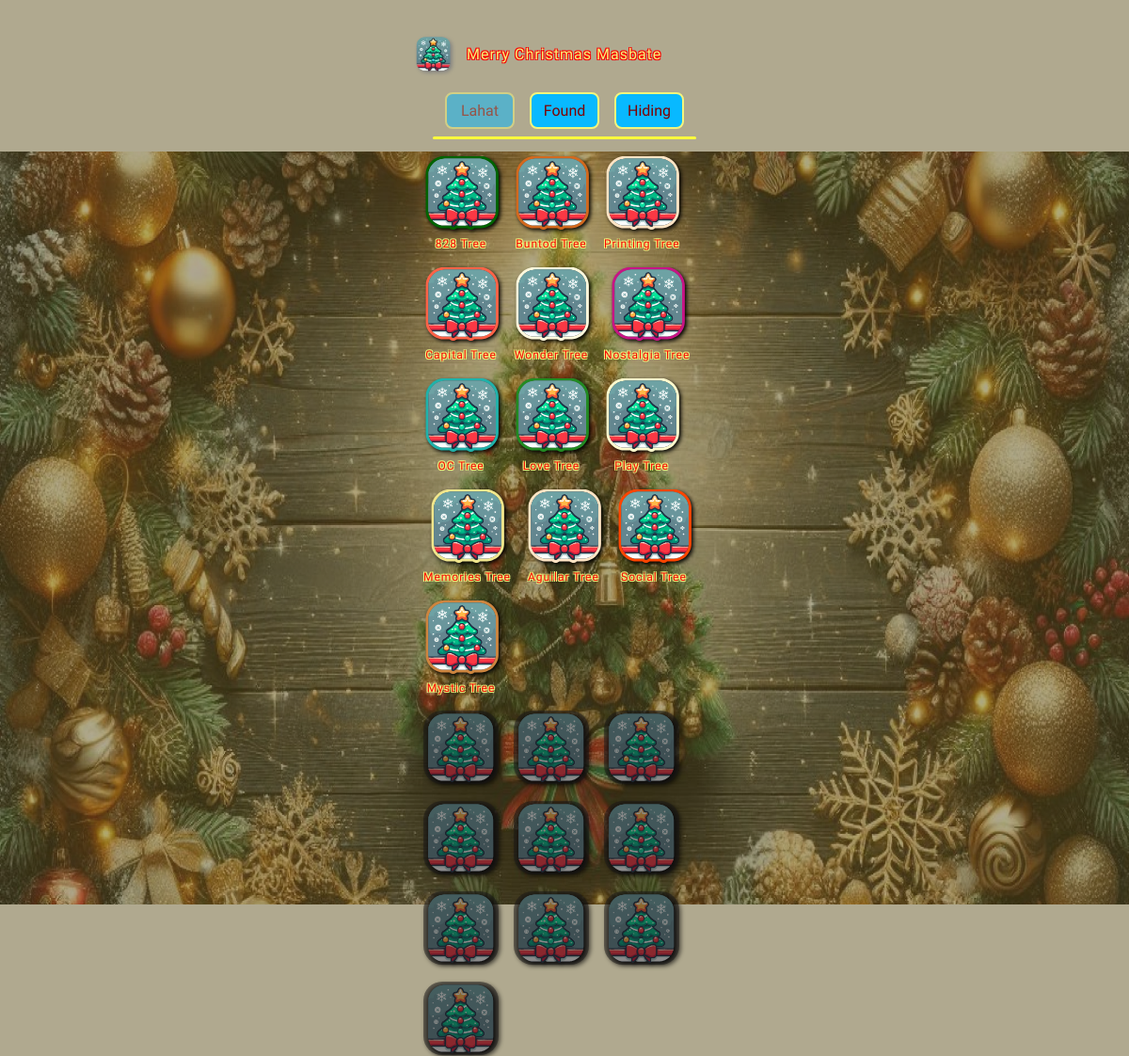
The page / on the database its author committed.
### app/models.py (models this page shows, shortened)
class Tree(models.Model):
    name = models.CharField(max_length=225 , default='', blank=True, null=True)
    tree_id = models.CharField(max_length=255, blank=True, null=True)
    location_name = models.CharField(max_length=255, blank=True)
    location = models.JSONField(blank=True, null=True, default=dict)
    """
        {
            "latitude": 12.375345854355354,
            "longitude": 123.63267251258442
        }

    """
    image_index = models.SmallIntegerField(null=True, blank=True) # Index of the image to use
    level = models.IntegerField(default=0, null=True, blank=True)
    created_at = models.DateTimeField(auto_now_add=True, null=True, blank=True)
    found_at = models.DateTimeField( default=None ,null=True, blank=True)
    is_found = models.BooleanField(default=False, null=True, blank=True)
    def get_information(self):
        return {
            'name': self.name,
            'tree_id': self.tree_id,
            'location': self.location,
            'image_index': self.image_index,
            'location_name': self.location_name,
            'level' : self.level,
            'created_at': self.created_at,
            'found_at' : self.found_at,
        }
    def get_not_found_information(self):
        return {
            'name': self.name,
            'tree_id': self.tree_id,
            'image_index': self.image_index,
            'level' : self.level,
            'created_at': self.created_at,
        }

### app/views.py (the view, shortened to what this page needs)
# urls.py: path('', view=views.list_of_trees, name='list_of_trees'),
def list_of_trees(request):
    context = {
        'has_error' : False
    }
    try:
        found_trees = Tree.objects.filter(is_found=True).order_by('-found_at')
        not_found_trees = Tree.objects.filter(is_found=False).order_by('-created_at')
        context = {
            'found_trees' : [tree.get_information() for tree in found_trees],
            'not_found_trees' : [tree.get_not_found_information() for tree in not_found_trees]
        }
    except Exception as e:
        print(f"[] Error : {e}[]")
        context['has_error'] = True
    return render(request, 'list_of_trees/index.html', context)

### templates/list_of_trees/index.html (shortened to what this page needs)
{% extends "base.html" %}
{% load static %}
{% block head_block %}
    <link rel="stylesheet" href="{% static 'css/list_of_trees/styles.css' %}">
{% endblock head_block %}
{% block content_block %}
    <div class="app-top-bar">
        <img src="{% static 'media/loading-icon.webp' %}" alt="icon" class="app-icon">
        <h1 class="app-title kavoon"> Merry Christmas Masbate </h1>
    </div>
    <nav class="app-nav">
        <ul>
            <li class="kavoon app-nav-click">
                Lahat
            </li>
            <li class="kavoon">
                Found
            </li>
            <li class="kavoon">
                Hiding
            </li>
        </ul>
    </nav>
    <div class="divider"></div>
    <div class="based-container">
        <div class="container">
            <div class="trees">
                {% for tree in found_trees %}
                    <div class="tree">
                        <img src="{% static 'media/tree-' %}{{ tree.image_index }}.svg" alt="{{tree.name}}">
                        <p class="tree-name kavoon">{{tree.name}}</p>
                    </div>
                {% endfor %}
            </div>
            <div class="trees">
                {% for tree in not_found_trees %}
                    <img src="{% static 'media/unknown.svg' %}" alt="{{tree.name}}">
                {% endfor %}
            </div>
        </div>
    </div>
{% endblock content_block %}

### templates/base.html (shortened to what this page needs)
{% load static %}
<!DOCTYPE html>
<html lang="en">
<head>
    <link rel="stylesheet" href="{% static 'base_styles.css' %}">
    {% block head_block %}
    {% endblock head_block %}
</head>
<body>
    <main class="main-container">
        <section>
            {% block content_block %}
            {% endblock content_block %}
        </section>
    </main>
</body>
</html>

### static/base_styles.css (style rules this page uses)
main { width: 100%; height: 100svh; display: flex; flex-direction: row; justify-content: center; align-items: center; }
section { width: 320px; height: 100svh; display: flex; flex-direction: column; }

### static/css/list_of_trees/styles.css (style rules this page uses)
.app-top-bar { width: 100%; height: 50px; display: flex; flex-direction: row; align-items: center; justify-content: center; column-gap: 16px; margin-top: 16px; padding: 16px 0; }
.app-icon { width: 40px; height: 40px; filter: drop-shadow(2px 2px 2px gray); }
.app-title { flex: 1; font-size: 16px; color: #F3F57C; text-shadow: -1px -1px 0 #f90303, 1px -1px 0 #f90303, -1px 1px 0 #f90303, 1px 1px 0 #f90303; letter-spacing: 1px; }
.app-nav { display: flex; flex-direction: row; align-items: center; justify-content: center; width: 280px; align-self: center; }
.app-nav ul { display: flex; flex-direction: row; align-items: center; justify-content: center; list-style: none; column-gap: 16px; width: 100%; }
.app-nav li { background-color: #08B9FF; width: 54px; padding: 8px; border-radius: 8px; color: #7F0000; font-size: 16px; border: 2px solid #F3F57C; text-align: center; cursor: pointer; }
.app-nav-click { opacity: 0.5; }
.divider { background-color: #FCFF3C; height: 3px; width: 280px; margin-top: 8px; border-radius: 2px; align-self: center; }
.based-container { width: 300px; display: flex; flex-direction: column; flex-wrap: wrap; height: 50svh; align-self: center; }
.container { width: 100%; display: flex; flex-direction: column; justify-content: center; margin-top: 16px; flex-wrap: wrap; height: fit-content; row-gap: 16px; }
.trees { display: flex; flex-direction: row; column-gap: 16px; flex-wrap: wrap; row-gap: 16px; }
.trees img { cursor: pointer; filter: drop-shadow(2px 2px 2px rgb(0, 0, 0)); }
.tree { display: flex; flex-direction: column; align-items: center; justify-content: center; row-gap: 8px ; }
.tree-name { font-size: 12px; color: #f90303; text-shadow: -1px -1px 0 #F3F57C, 1px -1px 0 #F3F57C, -1px 1px 0 #F3F57C, 1px 1px 0 #F3F57C; letter-spacing: 1px; }

### templates/base.html (style rules this page uses)
.kavoon { font-family: "Kavoon", serif; font-weight: 400; font-style: normal; }
body { padding : 0; margin: 0; }

### templates/list_of_trees/index.html (style rules this page uses)
* { margin: 0; padding: 0; }

### rows shown on the page
Tree: name "828 Tree"
Tree: name "Buntod Tree"
Tree: name "Printing Tree"
Tree: name "Capital Tree"
Tree: name "Wonder Tree"
Tree: name "Nostalgia Tree"
Tree: name "OC Tree"
Tree: name "Love Tree"
Tree: name "Play Tree"
Tree: name "Memories Tree"
Tree: name "Aguilar Tree"
Tree: name "Social Tree"
Tree: name "Mystic Tree"
